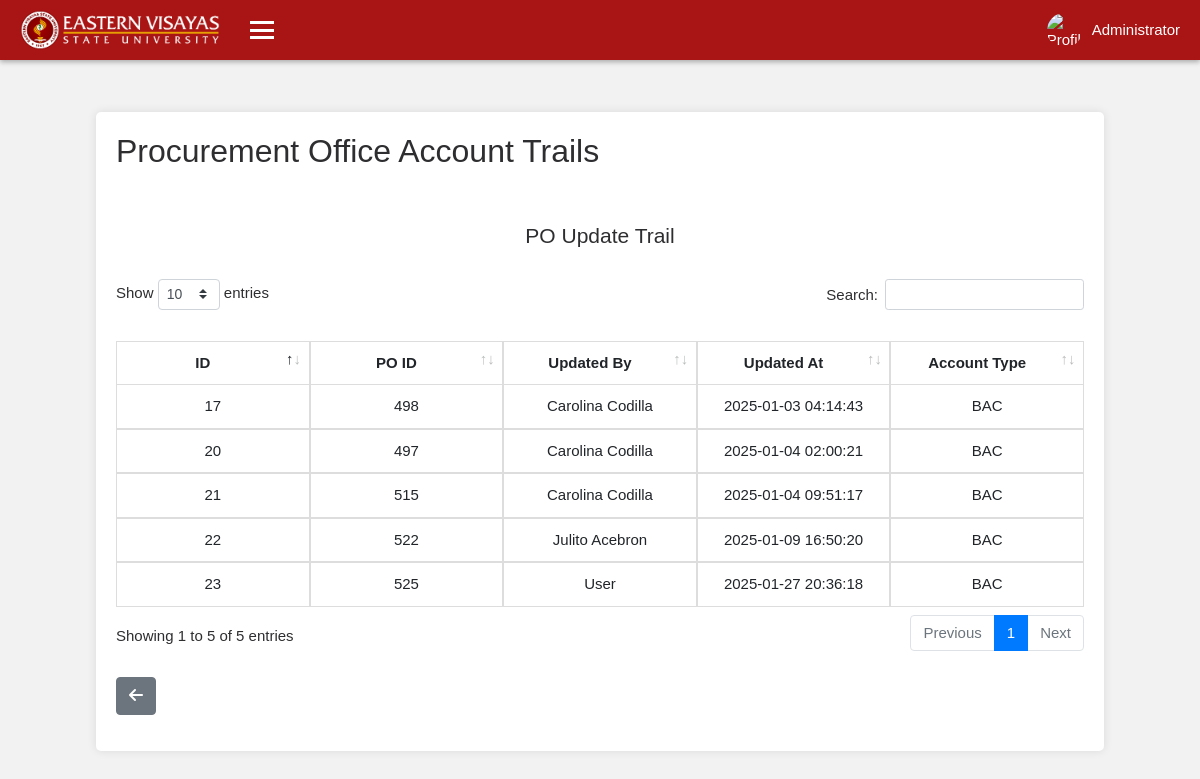
/administrator/e7f3c1d9-8a24-41b5-b0e6-d2f9a8c5f4b7/procurement_logs/po_update_logs.php (signed in), run on the app's committed database.
### tables this page shows
CREATE TABLE `po_update_trail` (
  `id` int(11) NOT NULL,
  `po_id` int(11) NOT NULL,
  `updated_by` int(11) NOT NULL,
  `updated_at` timestamp NULL DEFAULT current_timestamp(),
  `name` varchar(255) DEFAULT NULL,
  `account_type` varchar(255) DEFAULT NULL
);

### administrator/e7f3c1d9-8a24-41b5-b0e6-d2f9a8c5f4b7/procurement_logs/po_update_logs.php (the view, shortened to what this page needs)
<?php
include '../../database/db.php';
include '../../aclasses/header.php';
include '../../aclasses/navbar.php';
?>
<main class="container mt-5 custom-container">
    <h2>Procurement Office Account Trails</h2>
    <div class="row">
        <div class="col-md-12">
            <h3 class="mb-3">PO Update Trail</h3>
            <div class="table-responsive">
            <table id="poupdatelogsTable" class="table table-striped" style="table-layout: fixed;">
                <thead>
                    <tr>
                        <th style="width: 100px;">ID</th>
                        <th style="width: 100px;">PO ID</th>
                        <th style="width: 100px;">Updated By</th>
                        <th style="width: 100px;">Updated At</th>
                        <th style="width: 100px;">Account Type</th>
                    </tr>
                </thead>
                <tbody>
                    <?php
                    $sql = "SELECT * FROM po_update_trail ORDER BY updated_at DESC";
                    $stmt = $conn->prepare($sql);
                    $stmt->execute();
                    while ($row = $stmt->fetch(PDO::FETCH_ASSOC)) {
                        echo "<tr>";
                        echo "<td>" . $row['id'] . "</td>";
                        echo "<td>" . $row['po_id'] . "</td>";
                        echo "<td>" . $row['name'] . "</td>";
                        echo "<td>" . $row['updated_at'] . "</td>";
                        echo "<td>" . $row['account_type'] . "</td>";
                        echo "</tr>";
                    }
                    ?>
                </tbody>
            </table>
        </div>
    </div>
    </div>
    <div class="row mt-4 mb-3"> <div class="col-md-12">
            <a href="../procurement_logs" class="btn btn-secondary"><i class="fas fa-arrow-left"></i></a> </div>
    </div>
</main>
<?php include '../../aclasses/footer.php'; ?>

### administrator/css/alogin.css (style rules this page uses)
body { margin: 0; font-family: Arial, sans-serif; background-color: #f2f2f2; }

### administrator/e7f3c1d9-8a24-41b5-b0e6-d2f9a8c5f4b7/classes/css/a.css (style rules this page uses)
body { margin: 0; font-family: Arial, sans-serif; background-color: #f2f2f2; font-size: 15px; color: #2e2e31; }
@media (min-width: 761px) { .custom-container { margin-top: 7rem !important; } }
.container { margin: 0 auto; background: #fff; padding: 20px; border-radius: 5px; box-shadow: 0 0 10px rgba(0, 0, 0, 0.1); }
.table { width: 100%; margin-bottom: 0px; border-collapse: collapse; }
.table th, .table td { padding: 10px; border: 1px solid #ddd; text-align: center; }
h3 { text-align: center; margin-top: 45px; font-size: 21px; }
.custom-container { max-width: 84%; margin-bottom: 50px; margin-top: 7rem ; transition: margin-left 0.4s ease; }
.table-responsive { -ms-overflow-style: none; scrollbar-width: none; }
.table thead th { vertical-align: bottom; border-bottom: 0.9px solid #000; }
.table thead th { vertical-align: bottom; border-bottom: none; }
.table-striped tbody tr:nth-of-type(odd) { background-color: rgba(0, 0, 0, .0); }

### data on the page
po_update_trail: id "23", po "525", name "User", updated_at "2025-01-27 20:36:18", account_type "BAC"
po_update_trail: id "22", po "522", name "Julito Acebron", updated_at "2025-01-09 16:50:20", account_type "BAC"
po_update_trail: id "21", po "515", name "Carolina Codilla", updated_at "2025-01-04 09:51:17", account_type "BAC"
po_update_trail: id "20", po "497", name "Carolina Codilla", updated_at "2025-01-04 02:00:21", account_type "BAC"
po_update_trail: id "17", po "498", name "Carolina Codilla", updated_at "2025-01-03 04:14:43", account_type "BAC"

### other printed values
$_SESSION['name'] "Administrator"
